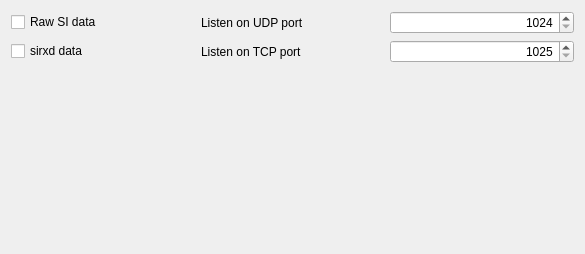
<?xml version="1.0" encoding="UTF-8"?>
<ui version="4.0">
 <class>services::RacomClientWidget</class>
 <widget class="QWidget" name="services::RacomClientWidget">
  <property name="geometry">
   <rect>
    <x>0</x>
    <y>0</y>
    <width>585</width>
    <height>254</height>
   </rect>
  </property>
  <property name="windowTitle">
   <string>Form</string>
  </property>
  <layout class="QGridLayout" name="gridLayout">
   <item row="1" column="2">
    <widget class="QSpinBox" name="edSirxdDataListenPort">
     <property name="alignment">
      <set>Qt::AlignRight|Qt::AlignTrailing|Qt::AlignVCenter</set>
     </property>
     <property name="minimum">
      <number>1025</number>
     </property>
     <property name="maximum">
      <number>65535</number>
     </property>
    </widget>
   </item>
   <item row="1" column="0">
    <widget class="QCheckBox" name="chkListenSirxdData">
     <property name="text">
      <string>sirxd data</string>
     </property>
    </widget>
   </item>
   <item row="0" column="1">
    <widget class="QLabel" name="label_2">
     <property name="text">
      <string>Listen on UDP port</string>
     </property>
    </widget>
   </item>
   <item row="0" column="0">
    <widget class="QCheckBox" name="chkListenRawData">
     <property name="text">
      <string>Raw SI data</string>
     </property>
    </widget>
   </item>
   <item row="0" column="2">
    <widget class="QSpinBox" name="edRawDataListenPort">
     <property name="alignment">
      <set>Qt::AlignRight|Qt::AlignTrailing|Qt::AlignVCenter</set>
     </property>
     <property name="minimum">
      <number>1024</number>
     </property>
     <property name="maximum">
      <number>65535</number>
     </property>
    </widget>
   </item>
   <item row="1" column="1">
    <widget class="QLabel" name="label_3">
     <property name="text">
      <string>Listen on TCP port</string>
     </property>
    </widget>
   </item>
   <item row="2" column="1">
    <spacer name="verticalSpacer">
     <property name="orientation">
      <enum>Qt::Vertical</enum>
     </property>
     <property name="sizeHint" stdset="0">
      <size>
       <width>20</width>
       <height>40</height>
      </size>
     </property>
    </spacer>
   </item>
  </layout>
 </widget>
 <tabstops>
  <tabstop>chkListenRawData</tabstop>
  <tabstop>edRawDataListenPort</tabstop>
  <tabstop>chkListenSirxdData</tabstop>
  <tabstop>edSirxdDataListenPort</tabstop>
 </tabstops>
 <resources/>
 <connections/>
</ui>
